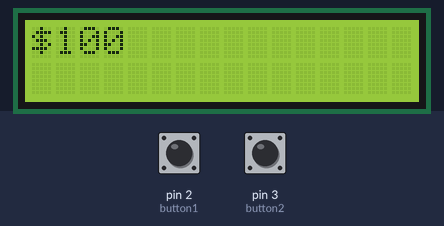
Simulated run of this sketch. Board: Arduino Uno, built with avr-gcc and run on an emulated ATmega328P. Parts: 16×2 character LCD. The inputs (shaded band) are chosen by the test bench; at power-on: pin 2 (button1) HIGH, pin 3 (button2) HIGH. What the sketch prints to the serial monitor is not drawn.

Above: at 1.6 s.
1.7 s: pin 2 (button1) pulled LOW for 3.2 s
At 3.1 s:
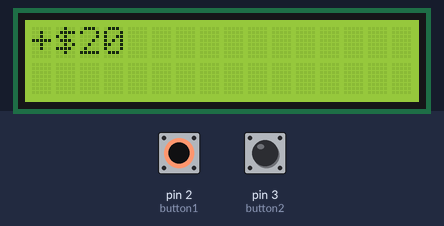
7.9 s: pin 3 (button2) pulled LOW for 0.45 s
At 9.9 s:
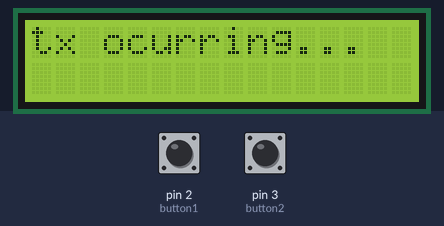
11.3 s: pin 3 (button2) pulled LOW for 1 s
At 14.1 s:
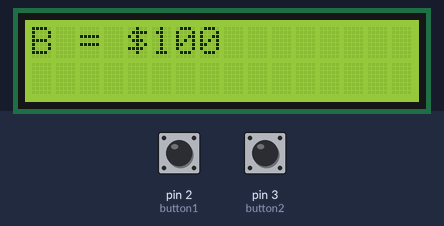
15.2 s: pin 2 (button1) pulled LOW for 0.45 s
At 18.4 s:
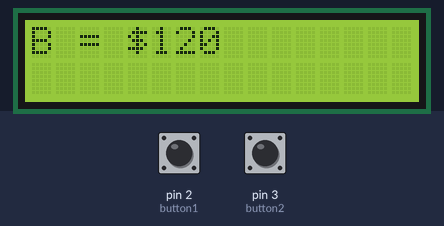
18.6 s: pin 2 (button1) pulled LOW for 1 s
At 21.7 s:
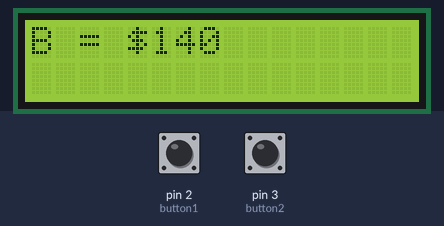
Timing chart, 0 to 23.2 s (numbered marks = the images above; inputs shaded):
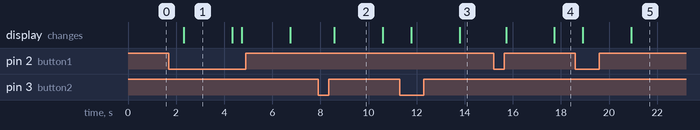

Measured:
- after the input at 1.7 s, the display: changes after 0.63 s (image 1)
- after the input at 7.9 s, the display: changes after 0.68 s (image 2)
- after the input at 11.3 s, the display: first changes after 0.48 s (image 3 shows a later state)
- after the input at 15.2 s, the display: first changes after 0.52 s (image 4 shows a later state)
- after the input at 18.6 s, the display: first changes after 0.31 s (image 5 shows a later state)
- what the display in image 1 shows lasts 2.0 s, from 2.3 s to 4.3 s

The sketch:

atm_mainframe_taskprinter.ino
```cpp
/*
  ENGR 467 Project - RTOS Scheduling and Mutex
  Mouhamed Jaber (79588794)
  Darren Widjaja (43027291)
  Edwin Firmansyah (90320219)
  This code demonstrates the use of FreeRTOS to schedule tasks as well as
  using Mutex for task resource sharing. In this code, we apply a mutex on a critical
  section of code.
*/
// Libraries import
#include <Arduino_FreeRTOS.h>  //FreeRTOS
#include <Wire.h>              //Serial Coms Library
#include "semphr.h"            //Semaphore
#include <LiquidCrystal_I2C.h> //LCD screen

// initialization
SemaphoreHandle_t mutex; // create a mutex handler, used to reference mutex
LiquidCrystal_I2C lcd(0x3F, 2, 1, 0, 4, 5, 6, 7, 3, POSITIVE);
#define button1 2
#define button2 3
int balance = 100;
bool bt1 = true;
bool bt2 = true;
int n_accessed = 0;
int n_requested = 0;

void setup()
{
  Serial.begin(9600);
  lcd.begin(16, 2);                // set up the LCD's number of columns and rows
  mutex = xSemaphoreCreateMutex(); // create mutex and assign it to its handler

  // initialize digital pins
  pinMode(button1, INPUT_PULLUP);
  pinMode(button2, INPUT_PULLUP);

  // initialize LCD display
  lcd.setCursor(0, 0);
  lcd.print("$");
  lcd.print(balance);

  xTaskCreate(printSerial, "mainframe infoview", 100, NULL, 2, NULL);
  xTaskCreate(pollButton1, "button1 poller", 100, NULL, 1, NULL);
  xTaskCreate(pollButton2, "button2 poller", 100, NULL, 1, NULL);
  vTaskStartScheduler();
}

// printing key parameters to serial monitor
void printSerial()
{
  while (1)
  {
    Serial.print("NR: ");
    Serial.print(n_requested);
    Serial.print(" | NB: ");
    int n_blocked = n_requested - n_accessed;
    Serial.print(n_blocked);
    Serial.print(" | NA: ");
    Serial.print(n_accessed);
    Serial.print(" | B: ");
    Serial.println(balance);
    vTaskDelay(pdMS_TO_TICKS(1000));
  }
}

void pollButton1()
{
  while (1)
  {
    bt1 = !digitalRead(button1); // when button is pressed bt1 = true
    delay(300);
    if (bt1){
      deposit();
    }
    // make periodic about 100ms
    vTaskDelay(pdMS_TO_TICKS(100));
  }
}

void pollButton2(void *pvParameters)
{
  while (1)
  {
    bt2 = !digitalRead(button2); // when button is pressed bt2 = true
    delay(300);
    if (bt2){
      withdraw();
    }
    // make periodic about 100ms
    vTaskDelay(pdMS_TO_TICKS(100));
  }
}

// view of User A
void deposit()
{
  n_requested++;
  if(true)
  {
    n_accessed++;
    balance += 20;

    // print deposit amount
    lcd.clear();
    lcd.print("+$20");

    delay(2000); // artificial execution time

    // print balance
    lcd.clear();
    lcd.print("B = ");
    lcd.print("$");
    lcd.print(balance);

    // decrement counters upon task completion
    n_requested--;
    n_accessed--;

    // make mutex available
    xSemaphoreGive(mutex);
  }
}

void withdraw()
{
  n_requested++;
  // Serial.println(balance);
  if(true)
  {
    n_accessed++;
    balance -= 20;

    // print transaction occuring
    lcd.clear();
    lcd.print("tx ocurring...");

    delay(2000); // artificial execution time

    // print balance
    lcd.clear();
    lcd.print("B = ");
    lcd.print("$");
    lcd.print(balance);

    // decrement counters upon task completion
    n_requested--;
    n_accessed--;

    // make mutex available
    xSemaphoreGive(mutex);
  }
}

void loop()
{
}
```
